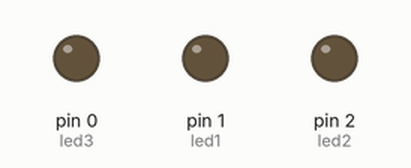
A sketch run on a simulated Arduino Uno, built with avr-gcc and run on an emulated ATmega328P. On the bench: output pins drawn as LEDs (lit = HIGH).

Above: at 0.3 s.
At 4.6 s:
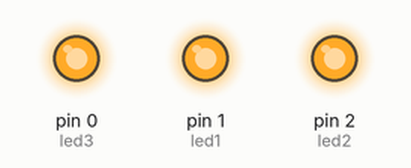
Timing chart, 0 to 7.0 s (numbered marks = the images above):
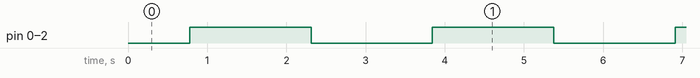

The sketch:

Week13-MyRGB.ino
```cpp
/*
Fab Academy 2016 assignment
Week13 Output Device
by LIN JIE
*/

int led1 = 1;           // the PWM pin the LED is attached to
int led2 = 2;
int led3 = 0;
int brightness = 0;    // how bright the LED is
int fadeAmount = 5;    // how many points to fade the LED by

// the setup routine runs once when you press reset:
void setup() {
  // declare pin 1,2,3 to be an output:
  pinMode(led1, OUTPUT);
  pinMode(led2, OUTPUT);
  pinMode(led3, OUTPUT);
}

// the loop routine runs over and over again forever:
void loop() {
  // set the brightness of pin 1,2,3:
  analogWrite(led1, brightness);
  analogWrite(led2, brightness);
  analogWrite(led3, brightness);

  // change the brightness for next time through the loop:
  brightness = brightness + fadeAmount;

  // reverse the direction of the fading at the ends of the fade:
  if (brightness == 0 || brightness == 255) {
    fadeAmount = -fadeAmount ;
  }
  // wait for 30 milliseconds to see the dimming effect
  delay(30);
}
```

Measured:
- by itself, pin 0 (led3), pin 1 (led1), pin 2 (led2): alternates HIGH for 1.5 s and LOW for 1.5 s
